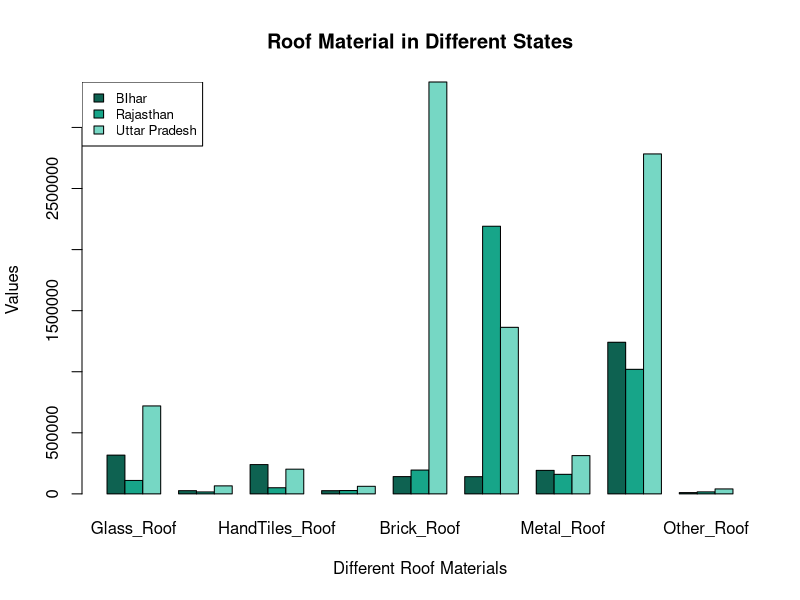
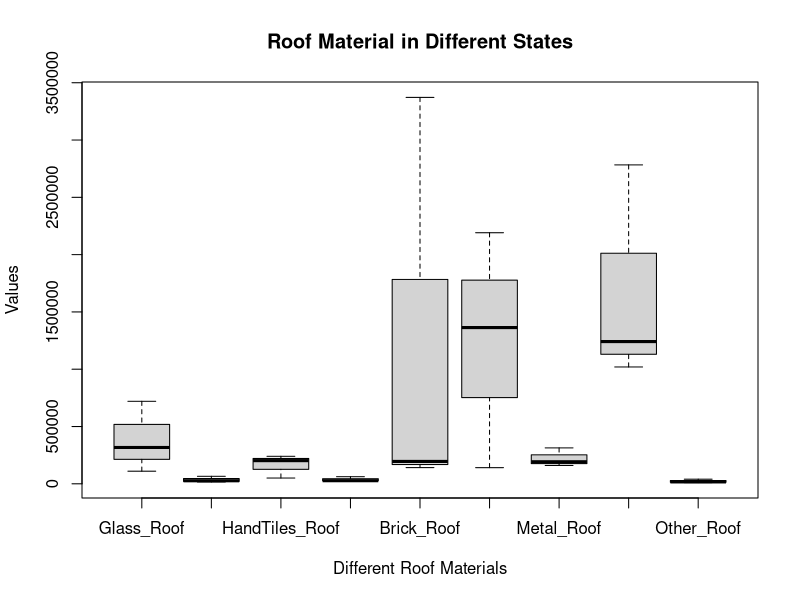

Write the R code that produced these figures, in order.
# B. Segregate the Data for Bihar, Rajasthan and Uttar Pradesh.
#   1.For the material of roof in these states, can it be said that there is a pattern in 
#     these states? 
#     Does this pattern differ with respect to any of these states. 
#     Discuss the test statistic that would be used here.


# Importing data
DataUrban = read.csv("DataUrban.csv")

# Segregating Materials of Roof
Glass_Roof = tapply(DataUrban$Grass.Roof, DataUrban$StateName, sum, na.rm = TRUE)
Plastic_Roof = tapply(DataUrban$Plastic.Roof, DataUrban$StateName, sum, na.rm = TRUE)
HandTiles_Roof = tapply(DataUrban$HandTiles.Roof, DataUrban$StateName, sum, na.rm = TRUE)
MachineTile_Roof = tapply(DataUrban$MachineTiles.Roof, DataUrban$StateName, sum, na.rm = TRUE)
Brick_Roof = tapply(DataUrban$Brick.Roof, DataUrban$StateName, sum, na.rm = TRUE)
Slate_Roof = tapply(DataUrban$Slate.Roof, DataUrban$StateName, sum, na.rm = TRUE)
Metal_Roof = tapply(DataUrban$Metal.Roof, DataUrban$StateName, sum, na.rm = TRUE)
Concrete_Roof = tapply(DataUrban$Concrete.Roof, DataUrban$StateName, sum, na.rm = TRUE)
Other_Roof = tapply(DataUrban$Other.Roof, DataUrban$StateName, sum, na.rm = TRUE)

# Combining Data
RoofData = cbind(Glass_Roof, Plastic_Roof, HandTiles_Roof, MachineTile_Roof, Brick_Roof,
                 Slate_Roof, Metal_Roof, Concrete_Roof, Other_Roof)

# Selecting particular 3 states
Sel_RoofData = RoofData[c(1,5,6),]

# Plotting
barplot(Sel_RoofData, beside=T, 
        main = "Roof Material in Different States",
        xlab = "Different Roof Materials",
        ylab = "Values",
        col=c("#0E6251","#17A589","#76D7C4"))
legend(x = "topleft", 
       legend = c("BIhar", "Rajasthan", "Uttar Pradesh"), 
       cex =.8, 
       fill= c("#0E6251","#17A589", "#76D7C4"))


boxplot(Sel_RoofData, beside=T, 
        main = "Roof Material in Different States",
        xlab = "Different Roof Materials",
        ylab = "Values")

# T-Test
chisq.test(Sel_RoofData)
